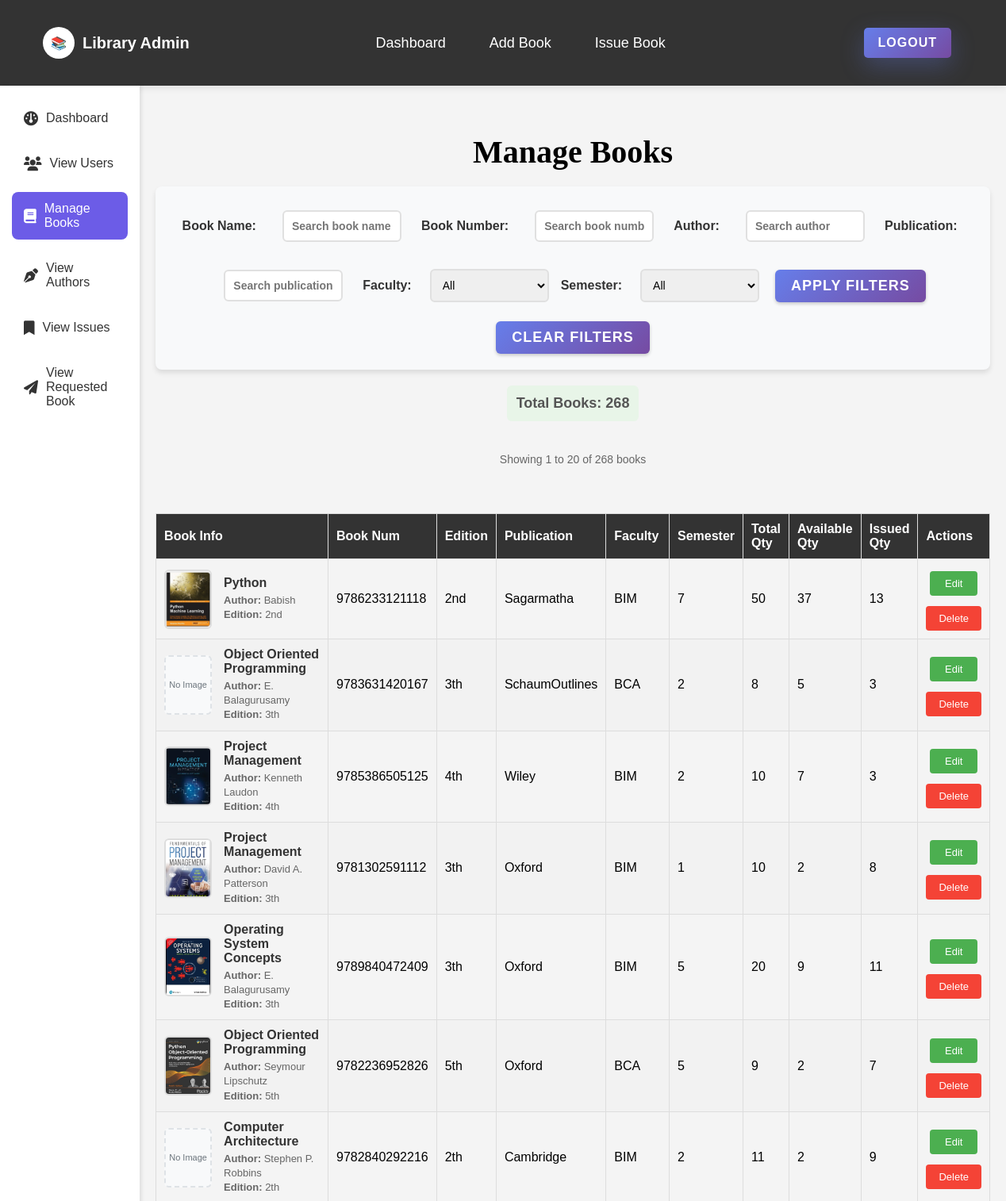
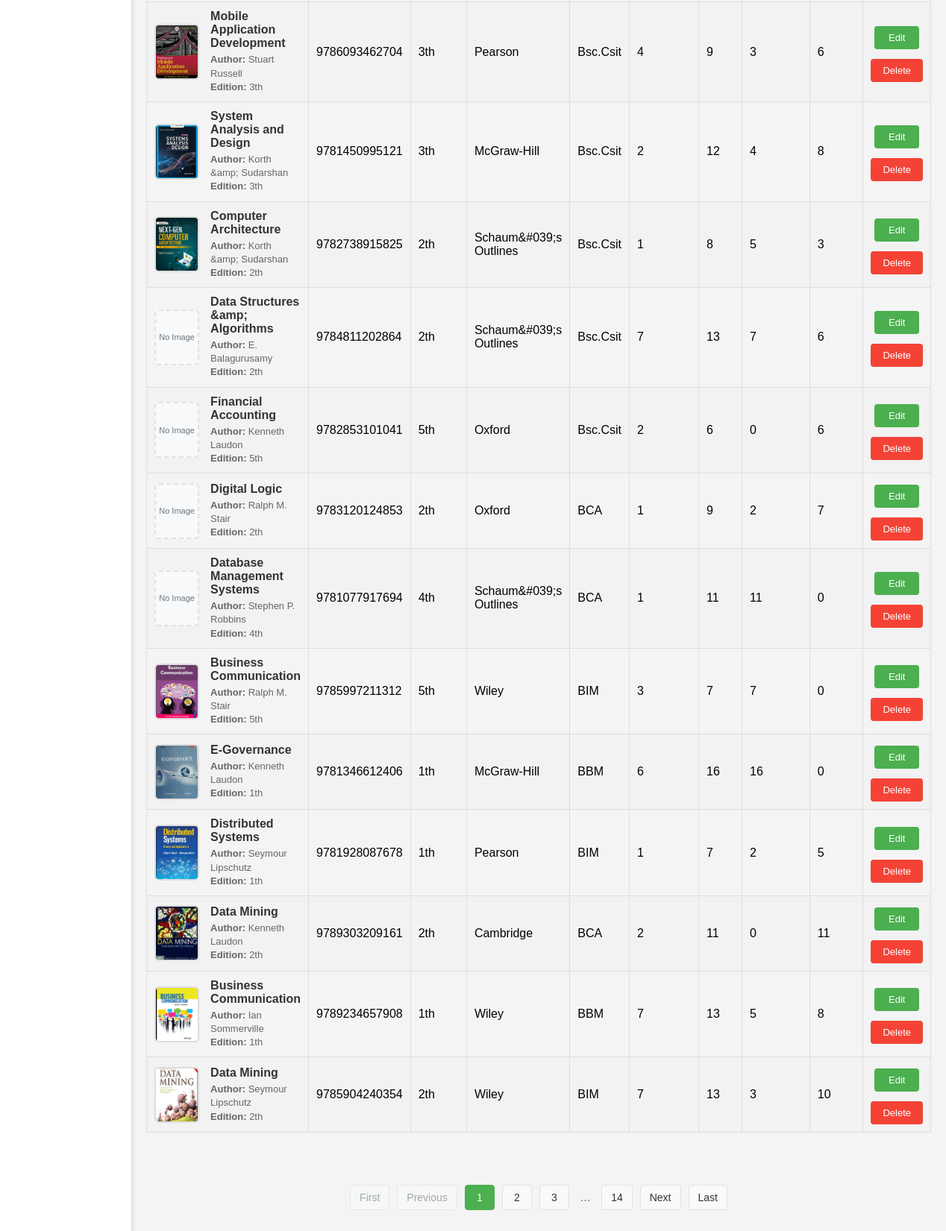
/admin/managebooks.php (signed in), run on the app's committed database (2 pictures, top to bottom).
### tables this page shows
CREATE TABLE `books` (
  `book_id` int(255) NOT NULL,
  `book_name` varchar(255) NOT NULL,
  `total_quantity` int(11) NOT NULL,
  `available_quantity` int(11) NOT NULL,
  `book_num` varchar(255) NOT NULL,
  `book_edition` varchar(255) NOT NULL,
  `author_name` varchar(255) NOT NULL,
  `publication` varchar(100) NOT NULL,
  `faculty` varchar(100) NOT NULL,
  `semester` varchar(11) NOT NULL,
  `picture` varchar(255) NOT NULL,
  `description` text NOT NULL
);

### admin/managebooks.php (the view, shortened to what this page needs)
<?php
$connection = mysqli_connect("localhost", "root", "");
$book_name_filter = isset($_GET['book_name']) ? $_GET['book_name'] : '';
$publication_filter = isset($_GET['publication']) ? $_GET['publication'] : '';
$author_filter = isset($_GET['author']) ? $_GET['author'] : '';
$book_num_filter = isset($_GET['book_num']) ? $_GET['book_num'] : '';
$books_per_page = 20;
$current_page = isset($_GET['page']) ? max(1, intval($_GET['page'])) : 1;
$offset = ($current_page - 1) * $books_per_page;
$query = "SELECT * FROM books WHERE 1=1";
$count_query = str_replace("SELECT *", "SELECT COUNT(*) as total_books", $query);
$count_result = mysqli_query($connection, $count_query);
$total_books_row = mysqli_fetch_assoc($count_result);
$total_books = $total_books_row['total_books'];
$total_pages = ceil($total_books / $books_per_page);
$query .= " LIMIT $books_per_page OFFSET $offset";
function buildURL($page) {
    $params = $_GET;
    $params['page'] = $page;
    return '?' . http_build_query($params);
}
?>
<!DOCTYPE html>
<html lang="en">
<head>
    <link rel="stylesheet" href="../style2.css">
    <link rel="stylesheet" href="adminstyle.css">
</head>
<body>
    <?php include('adminnavbar.php'); ?>
    <div class="main">
        <?php include('sidebar.php'); ?>
        <div class="container">
            <h2 class="h2-register-header">Manage Books</h2>
            <div class="filter-container">
                <form method="GET" action="">
                    <label for="book_name">Book Name:</label>
                    <input type="text" id="book_name" name="book_name" pattern="[A-Za-z\s.]+" value="<?php echo htmlspecialchars($book_name_filter); ?>" placeholder="Search book name">
                    <label for="book_num">Book Number:</label>
                    <input type="text" id="book_num" name="book_num" pattern="\d{13}" value="<?php echo htmlspecialchars($book_num_filter); ?>" placeholder="Search book number">
                    <label for="author">Author:</label>
                    <input type="text" id="author" name="author" pattern="[A-Za-z\s.]+" value="<?php echo htmlspecialchars($author_filter); ?>" placeholder="Search author">
                    <label for="publication">Publication:</label>
                    <input type="text" id="publication" name="publication" pattern="[A-Za-z\s.]+" value="<?php echo htmlspecialchars($publication_filter); ?>" placeholder="Search publication">
                    <label for="faculty">Faculty:</label>
                    <select name="faculty" id="faculty">
                        <option value="">All</option>
                    </select>
                    <label for="semester">Semester:</label>
                    <select name="semester" id="semester">
                        <option value="">All</option>
                    </select>
                    <button type="submit">Apply Filters</button>
                    <button type="button" class="clear-btn" onclick="window.location.href = window.location.pathname;">Clear Filters</button>
                </form>
            </div>
            <div class="total-books-container">
                Total Books: <?php echo $total_books; ?>
            </div>
            <?php if ($total_books > 0): ?>
            <div class="pagination-info" style="text-align: center; margin: 20px 0; color: #666;">
                Showing <?php echo min(($current_page - 1) * $books_per_page + 1, $total_books); ?> to <?php echo min($current_page * $books_per_page, $total_books); ?> of <?php echo $total_books; ?> books
            </div>
            <?php endif; ?>
            <table>
                <thead>
                    <tr>
                        <th>Book Info</th>
                        <th>Book Num</th>
                        <th>Edition</th>
                        <th>Publication</th>
                        <th>Faculty</th>
                        <th>Semester</th>
                        <th>Total Qty</th>
                        <th>Available Qty</th>
                        <th>Issued Qty</th>
                        <th>Actions</th>
                    </tr>
                </thead>
                <tbody>
                <?php
                $query_run = mysqli_query($connection, $query);
                while($row = mysqli_fetch_assoc($query_run)) {
                    $bname = $row['book_name'];
                    $bnum = $row['book_num'];
                    $bedition = $row['book_edition'];
                    $author = $row['author_name'];
                    $publication = $row['publication'];
                    $faculty = $row['faculty'];
                    $semester = $row['semester'];
                    $total_quantity = $row['total_quantity'];
                    $available_quantity = $row['available_quantity'];
                    $issued_quantity = $total_quantity - $available_quantity;
                    $picture = $row['picture'];
                ?>
                <tr>
                    <td>
                        <div class="book-info">
                            <?php if (!empty($picture) && file_exists('upload/' . $picture)): ?>
                                <img src="upload/<?php echo htmlspecialchars($picture); ?>"
                                     alt="<?php echo htmlspecialchars($bname); ?>"
                                     class="book-image"
                                     onclick="openImageModal('upload/<?php echo htmlspecialchars($picture); ?>', '<?php echo htmlspecialchars($bname); ?>')"
                                     title="Click to view larger image">
                            <?php else: ?>
                                <div class="no-image">No Image</div>
                            <?php endif; ?>
                            <div class="book-details">
                                <div class="book-name"><?php echo htmlspecialchars($bname); ?></div>
                                <div class="book-meta">
                                    <strong>Author:</strong> <?php echo htmlspecialchars($author); ?><br>
                                    <strong>Edition:</strong> <?php echo htmlspecialchars($bedition); ?>
                                </div>
                            </div>
                        </div>
                    </td>
                    <td><?php echo htmlspecialchars($bnum); ?></td>
                    <td><?php echo htmlspecialchars($bedition); ?></td>
                    <td><?php echo htmlspecialchars($publication); ?></td>
                    <td><?php echo htmlspecialchars($faculty); ?></td>
                    <td><?php echo htmlspecialchars($semester); ?></td>
                    <td><?php echo htmlspecialchars($total_quantity); ?></td>
                    <td><?php echo htmlspecialchars($available_quantity); ?></td>
                    <td><?php echo htmlspecialchars($issued_quantity); ?></td>
                    <td>
                        <div class="action-buttons">
                            <a href="editbooks.php?bn=<?php echo $row['book_num']; ?>" class="editbooks-btn">Edit</a>
                            <a href="managebooks.php?delete_id=<?php echo $row['book_num']; ?>"
                               class="delete-btn"
                               onclick="return confirm('Are you sure you want to delete this book?')">Delete</a>
                        </div>
                    </td>
                </tr>
                <?php
                }
                ?>
                </tbody>
            </table>
            <?php if ($total_pages > 1): ?>
            <div class="pagination-container">
                <?php if ($current_page > 1): ?>
                    <a href="<?php echo buildURL(1); ?>" class="pagination-btn">First</a>
                    <a href="<?php echo buildURL($current_page - 1); ?>" class="pagination-btn">Previous</a>
                <?php else: ?>
                    <span class="pagination-btn disabled">First</span>
                    <span class="pagination-btn disabled">Previous</span>
                <?php endif; ?>
                <?php
                $start_page = max(1, $current_page - 2);
                $end_page = min($total_pages, $current_page + 2);
                if ($start_page > 1): ?>
                <?php endif;
                for ($i = $start_page; $i <= $end_page; $i++): ?>
                    <a href="<?php echo buildURL($i); ?>"
                       class="pagination-btn <?php echo ($i == $current_page) ? 'active' : ''; ?>">
                        <?php echo $i; ?>
                    </a>
                <?php endfor;
                if ($end_page < $total_pages): ?>
                    <?php if ($end_page < $total_pages - 1): ?>
                        <span class="pagination-dots">...</span>
                    <?php endif; ?>
                    <a href="<?php echo buildURL($total_pages); ?>" class="pagination-btn"><?php echo $total_pages; ?></a>
                <?php endif; ?>
                <?php if ($current_page < $total_pages): ?>
                    <a href="<?php echo buildURL($current_page + 1); ?>" class="pagination-btn">Next</a>
                    <a href="<?php echo buildURL($total_pages); ?>" class="pagination-btn">Last</a>
                <?php else: ?>
                    <span class="pagination-btn disabled">Next</span>
                    <span class="pagination-btn disabled">Last</span>
                <?php endif; ?>
            </div>
            <?php endif; ?>
        </div>
    </div>
</body>
</html>

### admin/adminnavbar.php (shortened to what this page needs)
<!DOCTYPE html>
<html lang="en">
<head>
</head>
<body>
  <div class="second-nav-bar">
    <div class="admin-container">
      <div class="logo-section">
        <div class="logo">📚</div>
        <div class="admin-title">Library Admin</div>
      </div>
      <div class="nav-links">
        <a href="adminprofile.php" class="nav-item">Dashboard</a>
        <a href="books.php" class="nav-item">Add Book</a>
        <a href="issue.php" class="nav-item">Issue Book</a>
      </div>
      <form action="logout.php" method="post">
        <button type="submit" class="logout-btn">Logout</button>
      </form>
    </div>
  </div>
</body>
</html>

### admin/sidebar.php (shortened to what this page needs)
<!DOCTYPE html>
<html lang="en">
<head>
    <link rel="stylesheet" href="https://cdnjs.cloudflare.com/ajax/libs/font-awesome/6.0.0-beta3/css/all.min.css">
    <link rel="stylesheet" href="adminstyle.css" />
</head>
<body>
<div class="side-bar">
    <a href="adminprofile.php" data-page="adminprofile.php"><i class="fas fa-dashboard"></i> Dashboard</a>
    <a href="registeruser.php" data-page="registeruser.php"><i class="fas fa-users"></i> View Users</a>
    <a href="managebooks.php" data-page="managebooks.php"><i class="fas fa-book"></i> Manage Books</a>
    <a href="registerauthors.php" data-page="registerauthors.php"><i class="fas fa-pen-nib"></i> View Authors</a>
    <a href="registerissue.php" data-page="registerissue.php"><i class="fas fa-bookmark"></i> View Issues</a>
    <a href="bookrequest.php" data-page="bookrequest.php"><i class="fas fa-paper-plane"></i> View Requested Book</a>
</div>
</body>
</html>

### style2.css (style rules this page uses)
* { margin: 0px; padding: 0px; box-sizing: border-box; }
table { width: 92%; margin: 20px auto; border-collapse: collapse; }
table, th, td { border: 1px solid #ddd; }
th, td { padding: 10px; text-align: left; }
th { background-color: #333; color: white; }
tr:nth-child(even) { background-color: #f2f2f2; }
h2 { font-size: 40px; font-family: arial; font-weight: 900; text-align: center; }
.h2-register-header { margin-top: 40px; font-family: Calibri; }
.second-nav-bar { background-color:#04AA6D; display: flex; flex-direction: row }
.logout-btn { font-size: 20px; font-weight: 600; font-family: arial; margin: 15px; cursor: pointer; }
.editbooks-btn { font-size: 20px; font-family: arial; outline: none; margin: 5px; }
input { border: none; border-radius: 5px; outline: none; height: 40px; width: 300px; margin:10px; font-size: 15px; font-family: arial; font-weight: 700; padding-left: 10px; }

### admin/adminstyle.css (style rules this page uses)
:root { --primary-color: #6c63ff; --secondary-color: #f4f4f4; --text-color: #333; --card-shadow: 0 4px 6px rgba(0,0,0,0.1); }
.main { display: flex; }
.container { flex-grow: 1; padding: 20px; display: flex; flex-direction: column; gap: 20px; }
button { background: linear-gradient(135deg, #667eea 0%, #764ba2 100%); color: white; border: none; padding: 18px 60px; font-size: 18px; font-weight: 600; border-radius: 10px; cursor: pointer; transition: all 0.3s ease; text-transform: uppercase; letter-spacing: 1px; box-shadow: 0 10px 30px rgba(102, 126, 234, 0.3); }

### admin/managebooks.php (style rules this page uses)
.filter-container { background-color: #f8f9fa; border-radius: 8px; box-shadow: 0 4px 6px rgba(0,0,0,0.1); max-width: 1500px; padding:20px; transition: all 0.3s ease; }
.filter-container form { display: flex; flex-wrap: wrap; justify-content: center; align-items: center; gap: 15px; }
.filter-container label { color: #333; font-weight: bold; margin-right: 8px; }
.filter-container select, .filter-container input[type="text"] { padding: 10px; border: 2px solid #e0e0e0; border-radius: 6px; font-size: 14px; transition: all 0.3s ease; outline: none; width: 150px; }
.filter-container button { padding: 10px 20px; background-color: #4CAF50; color: white; border: none; border-radius: 6px; cursor: pointer; font-weight: bold; text-transform: uppercase; letter-spacing: 1px; transition: all 0.3s ease; box-shadow: 0 2px 4px rgba(0,0,0,0.2); margin: 0 5px; }
.clear-btn { background-color: #6c757d !important; }
.total-books-container { text-align: center; font-size: 18px; color: #555; background-color: #e8f5e8; padding: 12px; border-radius: 6px; max-width: 300px; margin-left: auto; margin-right: auto; font-weight: bold; }
.book-info { display: flex; align-items: center; gap: 15px; min-height: 80px; }
.book-image { width: 60px; height: 75px; object-fit: cover; border-radius: 6px; border: 2px solid #ddd; flex-shrink: 0; cursor: pointer; transition: all 0.3s ease; }
.book-details { flex: 1; min-width: 0; }
.book-name { font-weight: 600; font-size: 16px; color: #333; margin-bottom: 4px; word-wrap: break-word; }
.book-meta { font-size: 13px; color: #666; line-height: 1.4; }
.no-image { width: 60px; height: 75px; background-color: #f8f9fa; border: 2px dashed #dee2e6; border-radius: 6px; display: flex; align-items: center; justify-content: center; font-size: 11px; color: #6c757d; text-align: center; flex-shrink: 0; }
.action-buttons { display: flex; gap: 8px; flex-direction: column; }
.editbooks-btn { background-color: #4CAF50; color: white; border: none; padding: 8px 16px; cursor: pointer; text-decoration: none; border-radius: 4px; font-size: 13px; text-align: center; transition: all 0.3s ease; }
.delete-btn { background-color: #f44336; color: white; border: none; padding: 8px 16px; cursor: pointer; text-decoration: none; border-radius: 4px; font-size: 13px; text-align: center; transition: all 0.3s ease; }
.pagination-container { display: flex; justify-content: center; align-items: center; margin: 30px 0; gap: 10px; flex-wrap: wrap; }
.pagination-info { color: #666; font-size: 14px; margin: 0 15px; }
.pagination-btn { padding: 8px 12px; background-color: #f8f9fa; color: #333; text-decoration: none; border: 1px solid #dee2e6; border-radius: 4px; transition: all 0.3s ease; font-size: 14px; min-width: 40px; text-align: center; }
.pagination-btn.active { background-color: #4CAF50; color: white; border-color: #4CAF50; }
.pagination-btn.disabled { background-color: #f8f9fa; color: #6c757d; cursor: not-allowed; opacity: 0.6; }
.pagination-dots { color: #6c757d; padding: 0 5px; }

### data on the page
books: picture (picture), book_name "Python", author_name "Babish", book_edition "2nd", book_num "9786233121118", publication "Sagarmatha", faculty "BIM", semester "7", total_quantity "50", available_quantity "37", issued_quantity "13"
books: shows "No Image", book_name "Object Oriented Programming", author_name "E. Balagurusamy", book_edition "3th", book_num "9783631420167", publication "SchaumOutlines", faculty "BCA", semester "2", total_quantity "8", available_quantity "5", issued_quantity "3"
books: picture (picture), book_name "Project Management", author_name "Kenneth Laudon", book_edition "4th", book_num "9785386505125", publication "Wiley", faculty "BIM", semester "2", total_quantity "10", available_quantity "7", issued_quantity "3"
books: picture (picture), book_name "Project Management", author_name "David A. Patterson", book_edition "3th", book_num "9781302591112", publication "Oxford", faculty "BIM", semester "1", total_quantity "10", available_quantity "2", issued_quantity "8"
books: picture (picture), book_name "Operating System Concepts", author_name "E. Balagurusamy", book_edition "3th", book_num "9789840472409", publication "Oxford", faculty "BIM", semester "5", total_quantity "20", available_quantity "9", issued_quantity "11"
books: picture (picture), book_name "Object Oriented Programming", author_name "Seymour Lipschutz", book_edition "5th", book_num "9782236952826", publication "Oxford", faculty "BCA", semester "5", total_quantity "9", available_quantity "2", issued_quantity "7"
books: shows "No Image", book_name "Computer Architecture", author_name "Stephen P. Robbins", book_edition "2th", book_num "9782840292216", publication "Cambridge", faculty "BIM", semester "2", total_quantity "11", available_quantity "2", issued_quantity "9"
books: picture (picture), book_name "Mobile Application Development", author_name "Stuart Russell", book_edition "3th", book_num "9786093462704", publication "Pearson", faculty "Bsc.Csit", semester "4", total_quantity "9", available_quantity "3", issued_quantity "6"
books: picture (picture), book_name "System Analysis and Design", author_name "Korth &amp; Sudarshan", book_edition "3th", book_num "9781450995121", publication "McGraw-Hill", faculty "Bsc.Csit", semester "2", total_quantity "12", available_quantity "4", issued_quantity "8"
books: picture (picture), book_name "Computer Architecture", author_name "Korth &amp; Sudarshan", book_edition "2th", book_num "9782738915825", publication "Schaum&#039;s Outlines", faculty "Bsc.Csit", semester "1", total_quantity "8", available_quantity "5", issued_quantity "3"
books: shows "No Image", book_name "Data Structures &amp; Algorithms", author_name "E. Balagurusamy", book_edition "2th", book_num "9784811202864", publication "Schaum&#039;s Outlines", faculty "Bsc.Csit", semester "7", total_quantity "13", available_quantity "7", issued_quantity "6"
books: shows "No Image", book_name "Financial Accounting", author_name "Kenneth Laudon", book_edition "5th", book_num "9782853101041", publication "Oxford", faculty "Bsc.Csit", semester "2", total_quantity "6", available_quantity "0"
books: shows "No Image", book_name "Digital Logic", author_name "Ralph M. Stair", book_edition "2th", book_num "9783120124853", publication "Oxford", faculty "BCA", semester "1", total_quantity "9", available_quantity "2", issued_quantity "7"
books: shows "No Image", book_name "Database Management Systems", author_name "Stephen P. Robbins", book_edition "4th", book_num "9781077917694", publication "Schaum&#039;s Outlines", faculty "BCA", semester "1", total_quantity "11", available_quantity "11", issued_quantity "0"
books: picture (picture), book_name "Business Communication", author_name "Ralph M. Stair", book_edition "5th", book_num "9785997211312", publication "Wiley", faculty "BIM", semester "3", total_quantity "7", available_quantity "7", issued_quantity "0"
books: picture (picture), book_name "E-Governance", author_name "Kenneth Laudon", book_edition "1th", book_num "9781346612406", publication "McGraw-Hill", faculty "BBM", semester "6", total_quantity "16", available_quantity "16", issued_quantity "0"
books: picture (picture), book_name "Distributed Systems", author_name "Seymour Lipschutz", book_edition "1th", book_num "9781928087678", publication "Pearson", faculty "BIM", semester "1", total_quantity "7", available_quantity "2", issued_quantity "5"
books: picture (picture), book_name "Data Mining", author_name "Kenneth Laudon", book_edition "2th", book_num "9789303209161", publication "Cambridge", faculty "BCA", semester "2", total_quantity "11", available_quantity "0"
books: picture (picture), book_name "Business Communication", author_name "Ian Sommerville", book_edition "1th", book_num "9789234657908", publication "Wiley", faculty "BBM", semester "7", total_quantity "13", available_quantity "5", issued_quantity "8"
books: picture (picture), book_name "Data Mining", author_name "Seymour Lipschutz", book_edition "2th", book_num "9785904240354", publication "Wiley", faculty "BIM", semester "7", total_quantity "13", available_quantity "3", issued_quantity "10"

### other printed values
$total_books "268"
min(($current_page - 1) * $books_per_page + 1, $total_books) "1"
min($current_page * $books_per_page, $total_books) "20"
$total_pages "14"
